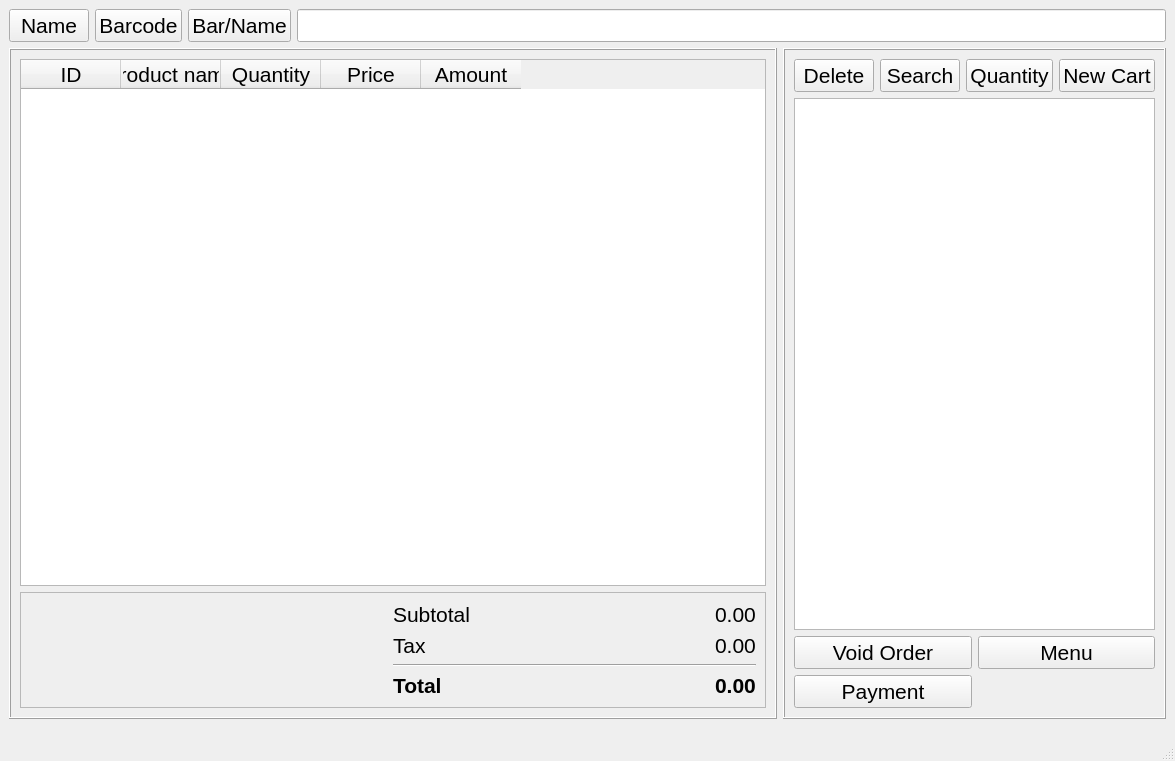
<?xml version="1.0" encoding="UTF-8"?>
<ui version="4.0">
 <class>MainWindow</class>
 <widget class="QMainWindow" name="MainWindow">
  <property name="geometry">
   <rect>
    <x>0</x>
    <y>0</y>
    <width>1175</width>
    <height>761</height>
   </rect>
  </property>
  <property name="font">
   <font>
    <family>Segoe UI</family>
    <pointsize>18</pointsize>
   </font>
  </property>
  <property name="windowTitle">
   <string>MainWindow</string>
  </property>
  <widget class="QWidget" name="centralwidget">
   <property name="font">
    <font>
     <pointsize>16</pointsize>
    </font>
   </property>
   <layout class="QGridLayout" name="gridLayout">
    <item row="0" column="0" colspan="2">
     <layout class="QHBoxLayout" name="horizontalLayout_3">
      <item>
       <widget class="QPushButton" name="pushButton_2">
        <property name="sizePolicy">
         <sizepolicy hsizetype="Fixed" vsizetype="Fixed">
          <horstretch>0</horstretch>
          <verstretch>0</verstretch>
         </sizepolicy>
        </property>
        <property name="text">
         <string>Name</string>
        </property>
       </widget>
      </item>
      <item>
       <widget class="QPushButton" name="pushButton">
        <property name="sizePolicy">
         <sizepolicy hsizetype="Fixed" vsizetype="Fixed">
          <horstretch>0</horstretch>
          <verstretch>0</verstretch>
         </sizepolicy>
        </property>
        <property name="text">
         <string>Barcode</string>
        </property>
       </widget>
      </item>
      <item>
       <widget class="QPushButton" name="pushButton_3">
        <property name="sizePolicy">
         <sizepolicy hsizetype="Fixed" vsizetype="Fixed">
          <horstretch>0</horstretch>
          <verstretch>0</verstretch>
         </sizepolicy>
        </property>
        <property name="text">
         <string>Bar/Name</string>
        </property>
       </widget>
      </item>
      <item>
       <widget class="QLineEdit" name="lineEdit"/>
      </item>
     </layout>
    </item>
    <item row="1" column="1">
     <widget class="QFrame" name="frame_3">
      <property name="frameShape">
       <enum>QFrame::Box</enum>
      </property>
      <property name="frameShadow">
       <enum>QFrame::Raised</enum>
      </property>
      <layout class="QGridLayout" name="gridLayout_3">
       <item row="1" column="0" colspan="4">
        <layout class="QHBoxLayout" name="horizontalLayout">
         <item>
          <widget class="QPushButton" name="pushButton_4">
           <property name="text">
            <string>Delete</string>
           </property>
          </widget>
         </item>
         <item>
          <widget class="QPushButton" name="pushButton_5">
           <property name="text">
            <string>Search</string>
           </property>
          </widget>
         </item>
         <item>
          <widget class="QPushButton" name="pushButton_6">
           <property name="text">
            <string>Quantity</string>
           </property>
          </widget>
         </item>
         <item>
          <widget class="QPushButton" name="pushButton_7">
           <property name="text">
            <string>New Cart</string>
           </property>
          </widget>
         </item>
        </layout>
       </item>
       <item row="2" column="0" colspan="4">
        <widget class="QGraphicsView" name="graphicsView"/>
       </item>
       <item row="3" column="0" colspan="4">
        <layout class="QGridLayout" name="gridLayout_4">
         <item row="1" column="0">
          <widget class="QPushButton" name="pushButton_9">
           <property name="text">
            <string>Payment</string>
           </property>
          </widget>
         </item>
         <item row="0" column="0">
          <widget class="QPushButton" name="pushButton_8">
           <property name="text">
            <string>Void Order</string>
           </property>
          </widget>
         </item>
         <item row="0" column="1">
          <widget class="QPushButton" name="pushButton_10">
           <property name="text">
            <string>Menu</string>
           </property>
          </widget>
         </item>
        </layout>
       </item>
      </layout>
     </widget>
    </item>
    <item row="1" column="0">
     <widget class="QFrame" name="frame_2">
      <property name="frameShape">
       <enum>QFrame::Box</enum>
      </property>
      <property name="frameShadow">
       <enum>QFrame::Raised</enum>
      </property>
      <layout class="QVBoxLayout" name="verticalLayout">
       <item>
        <widget class="QTableWidget" name="tableWidget">
         <column>
          <property name="text">
           <string>ID</string>
          </property>
         </column>
         <column>
          <property name="text">
           <string>Product name</string>
          </property>
         </column>
         <column>
          <property name="text">
           <string>Quantity</string>
          </property>
         </column>
         <column>
          <property name="text">
           <string>Price</string>
          </property>
         </column>
         <column>
          <property name="text">
           <string>Amount</string>
          </property>
         </column>
        </widget>
       </item>
       <item>
        <widget class="QFrame" name="frame_4">
         <property name="frameShape">
          <enum>QFrame::StyledPanel</enum>
         </property>
         <property name="frameShadow">
          <enum>QFrame::Raised</enum>
         </property>
         <layout class="QHBoxLayout" name="horizontalLayout_2">
          <item>
           <spacer name="horizontalSpacer">
            <property name="orientation">
             <enum>Qt::Horizontal</enum>
            </property>
            <property name="sizeHint" stdset="0">
             <size>
              <width>362</width>
              <height>20</height>
             </size>
            </property>
           </spacer>
          </item>
          <item>
           <layout class="QGridLayout" name="gridLayout_2">
            <item row="0" column="2">
             <widget class="QLabel" name="label_2">
              <property name="text">
               <string>0.00</string>
              </property>
             </widget>
            </item>
            <item row="1" column="0">
             <widget class="QLabel" name="label_3">
              <property name="text">
               <string>Tax</string>
              </property>
             </widget>
            </item>
            <item row="4" column="0">
             <widget class="QLabel" name="label_5">
              <property name="font">
               <font>
                <weight>75</weight>
                <bold>true</bold>
               </font>
              </property>
              <property name="text">
               <string>Total</string>
              </property>
             </widget>
            </item>
            <item row="1" column="2">
             <widget class="QLabel" name="label_4">
              <property name="text">
               <string>0.00</string>
              </property>
             </widget>
            </item>
            <item row="4" column="2">
             <widget class="QLabel" name="label_6">
              <property name="font">
               <font>
                <weight>75</weight>
                <bold>true</bold>
               </font>
              </property>
              <property name="text">
               <string>0.00</string>
              </property>
             </widget>
            </item>
            <item row="0" column="0">
             <widget class="QLabel" name="label">
              <property name="text">
               <string>Subtotal</string>
              </property>
             </widget>
            </item>
            <item row="0" column="1">
             <spacer name="horizontalSpacer_2">
              <property name="orientation">
               <enum>Qt::Horizontal</enum>
              </property>
              <property name="sizeHint" stdset="0">
               <size>
                <width>40</width>
                <height>20</height>
               </size>
              </property>
             </spacer>
            </item>
            <item row="1" column="1">
             <spacer name="horizontalSpacer_3">
              <property name="orientation">
               <enum>Qt::Horizontal</enum>
              </property>
              <property name="sizeHint" stdset="0">
               <size>
                <width>40</width>
                <height>20</height>
               </size>
              </property>
             </spacer>
            </item>
            <item row="4" column="1">
             <spacer name="horizontalSpacer_4">
              <property name="orientation">
               <enum>Qt::Horizontal</enum>
              </property>
              <property name="sizeHint" stdset="0">
               <size>
                <width>40</width>
                <height>20</height>
               </size>
              </property>
             </spacer>
            </item>
            <item row="3" column="0" colspan="3">
             <widget class="Line" name="line">
              <property name="orientation">
               <enum>Qt::Horizontal</enum>
              </property>
             </widget>
            </item>
           </layout>
          </item>
         </layout>
        </widget>
       </item>
      </layout>
     </widget>
    </item>
   </layout>
  </widget>
  <widget class="QMenuBar" name="menubar">
   <property name="geometry">
    <rect>
     <x>0</x>
     <y>0</y>
     <width>1175</width>
     <height>38</height>
    </rect>
   </property>
  </widget>
  <widget class="QStatusBar" name="statusbar"/>
 </widget>
 <resources/>
 <connections/>
</ui>
